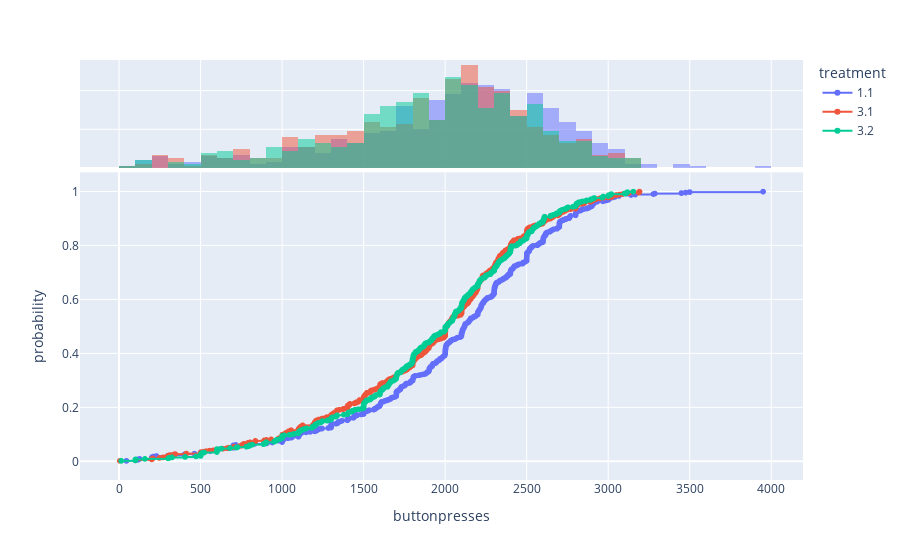

Write notebook code for a chart like this one.
### Code cell
nwdf = df.loc[(df['treatment']== "1.1") | (df['treatment']== "3.1") | (df['treatment']== "3.2")]
fig = px.ecdf(nwdf, x="buttonpresses",color="treatment", markers=True, marginal="histogram")
fig.show()

### Figure 1 — Plotly figure (JSON) as saved in the notebook; plotly's stock layout.template omitted (floating-point values rounded to 4 significant figures; data arrays with more than 128 entries replaced by an {"elided": "..."} marker saying what was removed)
{"data": [{"hovertemplate": "treatment=1.1<br>buttonpresses=%{x}<br>probability=%{y}<extra></extra>", "legendgroup": "1.1", "line": {"dash": "solid", "shape": "hv"}, "marker": {"color": "#636efa", "symbol": "circle"}, "mode": "markers+lines", "name": "1.1", "showlegend": true, "type": "scattergl", "x": {"elided": "558 float values"}, "xaxis": "x", "y": {"elided": "558 float values"}, "yaxis": "y"}, {"alignmentgroup": "True", "bingroup": "x", "hovertemplate": "treatment=1.1<br>buttonpresses=%{x}<br>count=%{y}<extra></extra>", "legendgroup": "1.1", "marker": {"color": "#636efa"}, "name": "1.1", "offsetgroup": "1.1", "opacity": 0.5, "showlegend": false, "type": "histogram", "x": {"elided": "558 float values"}, "xaxis": "x2", "yaxis": "y2"}, {"hovertemplate": "treatment=3.1<br>buttonpresses=%{x}<br>probability=%{y}<extra></extra>", "legendgroup": "3.1", "line": {"dash": "solid", "shape": "hv"}, "marker": {"color": "#EF553B", "symbol": "circle"}, "mode": "markers+lines", "name": "3.1", "showlegend": true, "type": "scattergl", "x": {"elided": "554 float values"}, "xaxis": "x", "y": {"elided": "554 float values"}, "yaxis": "y"}, {"alignmentgroup": "True", "bingroup": "x", "hovertemplate": "treatment=3.1<br>buttonpresses=%{x}<br>count=%{y}<extra></extra>", "legendgroup": "3.1", "marker": {"color": "#EF553B"}, "name": "3.1", "offsetgroup": "3.1", "opacity": 0.5, "showlegend": false, "type": "histogram", "x": {"elided": "554 float values"}, "xaxis": "x2", "yaxis": "y2"}, {"hovertemplate": "treatment=3.2<br>buttonpresses=%{x}<br>probability=%{y}<extra></extra>", "legendgroup": "3.2", "line": {"dash": "solid", "shape": "hv"}, "marker": {"color": "#00cc96", "symbol": "circle"}, "mode": "markers+lines", "name": "3.2", "showlegend": true, "type": "scattergl", "x": {"elided": "549 float values"}, "xaxis": "x", "y": {"elided": "549 float values"}, "yaxis": "y"}, {"alignmentgroup": "True", "bingroup": "x", "hovertemplate": "treatment=3.2<br>buttonpresses=%{x}<br>count=%{y}<extra></extra>", "legendgroup": "3.2", "marker": {"color": "#00cc96"}, "name": "3.2", "offsetgroup": "3.2", "opacity": 0.5, "showlegend": false, "type": "histogram", "x": {"elided": "549 float values"}, "xaxis": "x2", "yaxis": "y2"}], "layout": {"barmode": "overlay", "legend": {"title": {"text": "treatment"}, "tracegroupgap": 0}, "margin": {"t": 60}, "xaxis": {"anchor": "y", "domain": [0, 1], "title": {"text": "buttonpresses"}}, "xaxis2": {"anchor": "y2", "domain": [0, 1], "matches": "x", "showgrid": true, "showticklabels": false}, "yaxis": {"anchor": "x", "domain": [0, 0.7326], "title": {"text": "probability"}}, "yaxis2": {"anchor": "x2", "domain": [0.7426, 1], "matches": "y2", "showgrid": true, "showline": false, "showticklabels": false, "ticks": ""}}}
